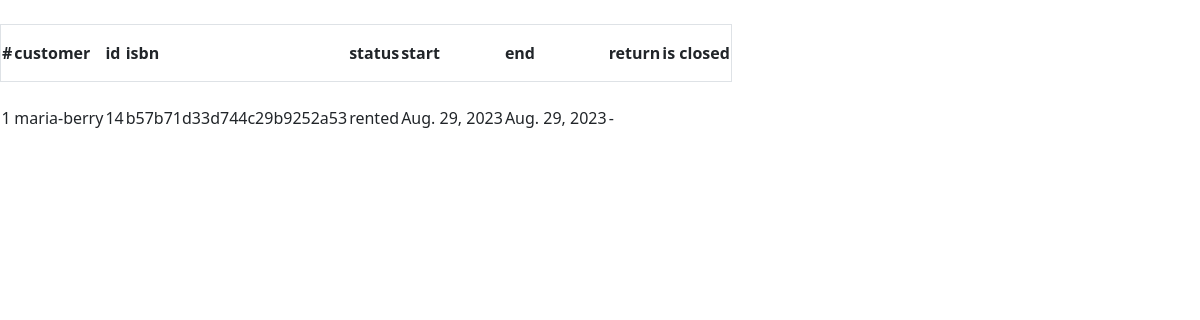
The app's page /rentals/14/ (signed in), older data.
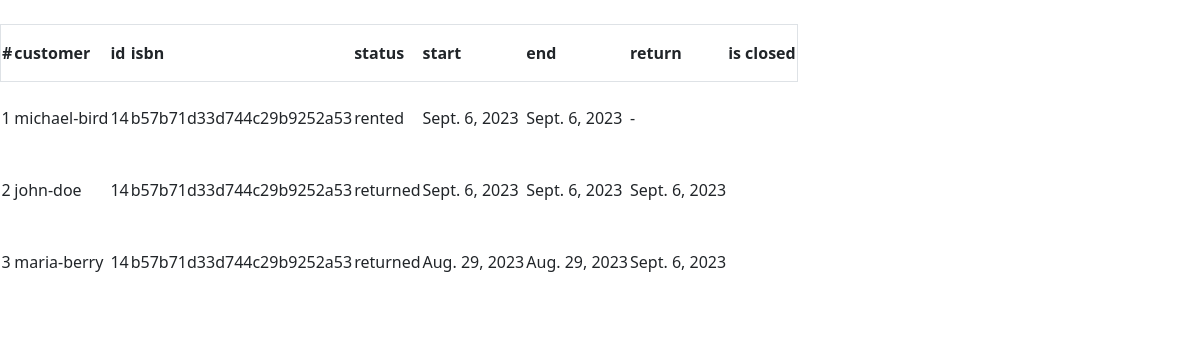
The same page, newer data.
### rentals/models.py (models this page shows, shortened)
class Rental(models.Model):
    book = models.ForeignKey(Book,on_delete=models.CASCADE)
    customer = models.ForeignKey(Customer,on_delete=models.CASCADE)
    status = models.CharField(max_length=2, choices=STATUS_CHOICES)
    rent_start_date=models.DateField(help_text='when the book was rented')
    rent_end_date=models.DateField(help_text='deadline,blank=True')
    return_date=models.DateField(blank=True,null=True, help_text='return date')
    rental_status_is_closed=models.BooleanField(default=False)                                                          #returned or lost (will change it to true)
    created_at= models.DateTimeField(auto_now_add=True)
    updated_at= models.DateTimeField(auto_now=True)
    is_closed = models.BooleanField(default=False)
    @property
    def status_text(self):
        statuses=dict(STATUS_CHOICES)
        return statuses[self.status]
    class Meta:
        ordering =('-created_at',)

### customers/models.py (models this page shows, shortened)
class Customer(models.Model):
    books=models.ManyToManyField(Book,blank=True, help_text='books currently rented out')
    first_name=models.CharField(max_length=300)
    last_name=models.CharField(max_length=300)
    username=models.CharField(max_length=300, blank=True, unique=True)
    additional_info=models.TextField(blank=True)
    rating=models.PositiveSmallIntegerField(default=50)
    book_count=models.PositiveSmallIntegerField(default=0)

### books/models.py (models this page shows, shortened)
class Book(models.Model):
    title = models.ForeignKey(BookTitle,on_delete=models.CASCADE)
    ISBN=models.CharField(max_length=50,blank=True)
    id = models.CharField(primary_key=True, max_length=36, default=uuid.uuid4, editable=False)
    qr_code=models.ImageField(upload_to='qr_codes',blank=True,null=True)
    created_at=models.DateTimeField(auto_now_add=True)
    updated_at=models.DateTimeField(auto_now=True)

### rentals/views.py (the view)
# urls.py: path('<str:book_id>/',BookRentalHistoryView.as_view(),name="detail"),
class BookRentalHistoryView(LoginRequiredMixin,ListView):
    model = Rental
    template_name='rentals/detail.html'
    def get_queryset(self):
        book_id= self.kwargs.get('book_id')
        return Rental.objects.filter(Q(book__ISBN=book_id) | Q(book__id=book_id))
    def get_context_data(self,**kwargs):
        context=super().get_context_data(**kwargs)
        book_id= self.kwargs.get('book_id')
        obj = get_object_or_404(Book, Q(ISBN=book_id) | Q(id=book_id))
        context['object'] = obj
        context['book_id'] = book_id
        return context

### rentals/templates/rentals/detail.html (shortened to what this page needs)
{% extends 'base.html' %}
{% block content %}
{% include 'components/header.html' with title=object.title.title discription=object.title.publisher.name %}
{%  if object %}
    {% if object_list %}
                 <div class="overflow-x-auto">
            <table class="w-full text-sm text-left text-gray-500 dark:text-gray-400">
                <thead class="text-xs text-gray-700 uppercase dark:bg-gray-700 dark:text-gray-400">
                    <tr class="border">
                        <th scope="col" class="py-3 px-6">
                            #
                        </th>
                        <th scope="col" class="py-3 px-6">
                            customer
                        </th>
                        <th scope="col" class="py-3 px-6">
                            id
                        </th>
                           <th scope="col" class="py-3 px-6">
                            isbn
                        </th>
                        <th scope="col" class="py-3 px-6">
                            status
                        </th>
                        <th scope="col" class="py-3 px-6">
                            start
                        </th>
                        <th scope="col" class="py-3 px-6">
                            end
                        </th>
                        <th scope="col" class="py-3 px-6">
                            return
                        </th>
                        <th scope="col" class="py-3 px-6">
                            is closed
                        </th>
                    </tr>
                </thead>
                <tbody>
                    {% for obj in object_list %}
                    <tr class="border-b dark:bg-gray-800 dark:border-gray-700">
                        <td scope="row" class="py-4 px-6 font-medium text-gray-900 dark:text-white">
                            {{forloop.counter}}
                        </td>
                        <td class="py-4 px-6">
                            {{obj.customer.username}}
                        </td>
                        <td class="py-4 px-6">
                            {{obj.book.id}}
                        </td>
                       <td class="py-4 px-6">
                            {{obj.book.ISBN}}
                        </td>
                        <td class="py-4 px-6">
                            {{obj.status_text}}
                        </td>
                        <td class="py-4 px-6">
                            {{obj.rent_start_date}}
                        </td>
                        <td class="py-4 px-6">
                            {{obj.rent_start_date}}
                        </td>
                        <td class="py-4 px-6">
                            {% if obj.return_date %}{{obj.return_date}}{% else %}-{% endif %}
                        </td>
                        <td class="py-4 px-6">
                        </td>
                    </tr>
                    {% endfor %}
                </tbody>
            </table>
                 <div class="mt-6 h-12">
                     <a href="{% url 'rentals:download' book_id %}" class="p-3 bg-rose-400 hover:bg-rose-500 text-white rounded-lg">download</a>
                 </div>
            </div>
    {% else %}
        no rental-related data
    {% endif %}
{%  else %}
    no book-related data
{% endif %}
{% endblock content %}

### templates/base.html (shortened to what this page needs)
<!doctype html>
<html lang="en">
<head>
    <link href="https://cdn.jsdelivr.net/npm/bootstrap@5.0.2/dist/css/bootstrap.min.css"
          rel="stylesheet">
</head>
<body>
{% block content %}
{% endblock content %}
</body>
</html>

### templates/components/header.html (shortened to what this page needs)
<div class="bg-gradient-to-r from-indigo-600 via-purple-600 to-pink-600 text-white rounded-xl mb-10 h-[80px] flex justify-between items-center px-6" id="head">
    <div class="text-2xl">{{title}}</div>
</div>

Row changes from the older to the newer data that the page shows:
added Rental: customer.username "michael-bird", book.id "14", book.ISBN "b57b71d33d744c29b9252a53", status_text "rented", rent_start_date "Sept. 6, 2023"
added Rental: customer.username "john-doe", book.id "14", book.ISBN "b57b71d33d744c29b9252a53", status_text "returned", rent_start_date "Sept. 6, 2023", return_date "Sept. 6, 2023"
changed Rental "Aug. 29, 2023": status_text "rented" → "returned"; return_date (not shown) → "Sept. 6, 2023"; no longer shows "-"
